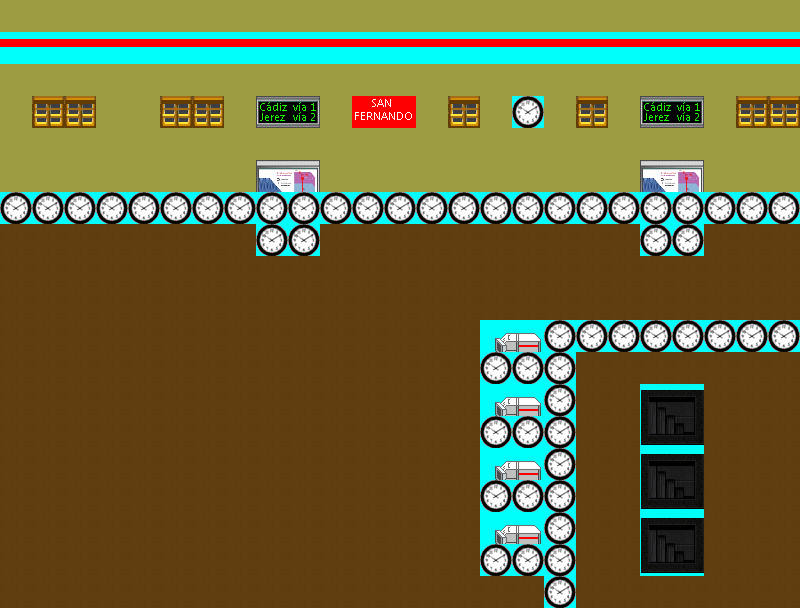

This game map was drawn from its Tiled (.tmx) file and the tilesets committed beside it. A one-line description and the trimmed map source follow:
An orthogonal 25x19 tile map with 32x32 px tiles, 4 tile layers (Floor, Obstacles, Air, Collisions).

<map version="1.0" orientation="orthogonal" width="25" height="19" tilewidth="32" tileheight="32">
 <tileset firstgid="1" name="Estacion" tilewidth="32" tileheight="32">
  <image source="../images/tilesets/estacion.png" trans="00fefb" />
 </tileset>
 <layer name="Floor" width="25" height="19">
  <data>[475 cells, 475 non-empty, 2 distinct tile ids]</data>
 </layer>
 <layer name="Obstacles" width="25" height="19">
  <data>[475 cells, 98 non-empty, 23 distinct tile ids]</data>
 </layer>
 <layer name="Air" width="25" height="19">
  <data>[475 cells, 8 non-empty, 2 distinct tile ids]</data>
 </layer>
 <layer name="Collisions" width="25" height="19">
  <data>[475 cells, 53 non-empty, 1 distinct tile ids]</data>
 </layer>
</map>